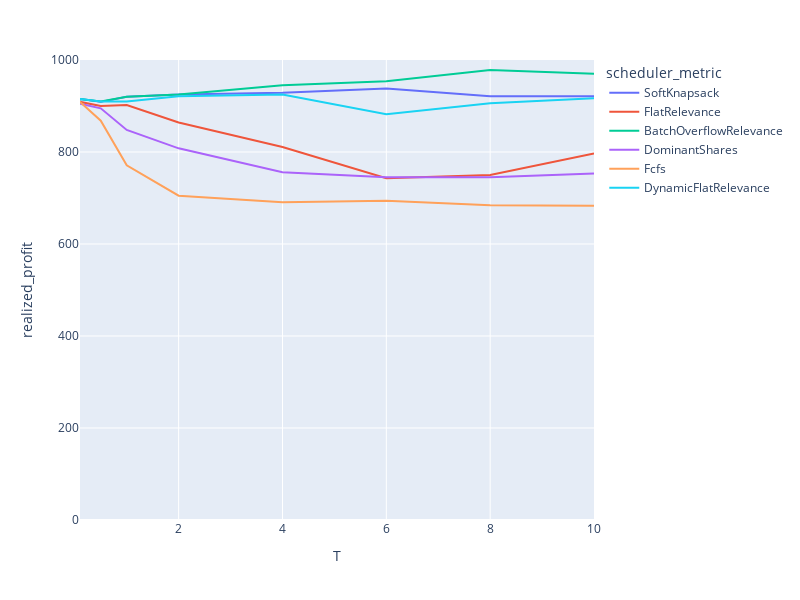

This figure's notebook cell:
### Code cell
# Gradual unlocking
# Old version
rdf = load_ray_experiment(Path("/home/pierre/privacypacking/logs/ray/run_and_report_2021-12-09_18-51-49"))
# Running on C2 at 22:41

# Initial blocks, profits and 500 mean tasks
# rdf = load_ray_experiment(Path("/home/pierre/privacypacking/logs/ray/run_and_report_2021-12-10_03-39-52")) # incomplete
# rdf = load_ray_experiment(Path("/home/pierre/privacypacking/logs/ray/run_and_report_2021-12-10_13-47-44"))
# Just not so great in the end. What is the point of unlocking in this case?
px.line(
    rdf.sort_values("T"),
    x="T",
    y="realized_profit",
    color="scheduler_metric",
    # log_x=True,
    width=800,
    height=600,
    range_x=[0.1, 10],
    range_y=[0,1_000],
    # range_y=[0,25_000],
    # title="Number of allocated tasks depending on the scheduling step size<br><sup>Online mixed curves, 20 blocks, no initial blocks, 100 tasks per block on average, lifetime = 5 blocks</sup>"
)

### Figure 1 — Plotly figure (JSON) as saved in the notebook; plotly's stock layout.template omitted (floating-point values rounded to 4 significant figures)
{"data": [{"hovertemplate": "scheduler_metric=SoftKnapsack<br>T=%{x}<br>realized_profit=%{y}<extra></extra>", "legendgroup": "SoftKnapsack", "line": {"color": "#636efa", "dash": "solid"}, "marker": {"symbol": "circle"}, "mode": "lines", "name": "SoftKnapsack", "orientation": "v", "showlegend": true, "type": "scatter", "x": [0.01, 0.1, 0.5, 1, 2, 4, 6, 8, 10], "xaxis": "x", "y": [910, 915, 909, 920, 925, 929, 938, 921, 921], "yaxis": "y"}, {"hovertemplate": "scheduler_metric=FlatRelevance<br>T=%{x}<br>realized_profit=%{y}<extra></extra>", "legendgroup": "FlatRelevance", "line": {"color": "#EF553B", "dash": "solid"}, "marker": {"symbol": "circle"}, "mode": "lines", "name": "FlatRelevance", "orientation": "v", "showlegend": true, "type": "scatter", "x": [0.01, 0.1, 0.5, 1, 2, 4, 6, 8, 10], "xaxis": "x", "y": [905, 909, 900, 902, 864, 811, 743, 750, 797], "yaxis": "y"}, {"hovertemplate": "scheduler_metric=BatchOverflowRelevance<br>T=%{x}<br>realized_profit=%{y}<extra></extra>", "legendgroup": "BatchOverflowRelevance", "line": {"color": "#00cc96", "dash": "solid"}, "marker": {"symbol": "circle"}, "mode": "lines", "name": "BatchOverflowRelevance", "orientation": "v", "showlegend": true, "type": "scatter", "x": [0.01, 0.1, 0.5, 1, 2, 4, 6, 8, 10], "xaxis": "x", "y": [910, 915, 910, 920, 925, 945, 954, 978, 970], "yaxis": "y"}, {"hovertemplate": "scheduler_metric=DominantShares<br>T=%{x}<br>realized_profit=%{y}<extra></extra>", "legendgroup": "DominantShares", "line": {"color": "#ab63fa", "dash": "solid"}, "marker": {"symbol": "circle"}, "mode": "lines", "name": "DominantShares", "orientation": "v", "showlegend": true, "type": "scatter", "x": [0.01, 0.1, 0.5, 1, 2, 4, 6, 8, 10], "xaxis": "x", "y": [905, 905, 895, 848, 808, 756, 745, 745, 753], "yaxis": "y"}, {"hovertemplate": "scheduler_metric=Fcfs<br>T=%{x}<br>realized_profit=%{y}<extra></extra>", "legendgroup": "Fcfs", "line": {"color": "#FFA15A", "dash": "solid"}, "marker": {"symbol": "circle"}, "mode": "lines", "name": "Fcfs", "orientation": "v", "showlegend": true, "type": "scatter", "x": [0.01, 0.1, 0.5, 1, 2, 4, 6, 8, 10], "xaxis": "x", "y": [912, 909, 868, 771, 705, 691, 694, 684, 683], "yaxis": "y"}, {"hovertemplate": "scheduler_metric=DynamicFlatRelevance<br>T=%{x}<br>realized_profit=%{y}<extra></extra>", "legendgroup": "DynamicFlatRelevance", "line": {"color": "#19d3f3", "dash": "solid"}, "marker": {"symbol": "circle"}, "mode": "lines", "name": "DynamicFlatRelevance", "orientation": "v", "showlegend": true, "type": "scatter", "x": [0.01, 0.1, 0.5, 1, 2, 4, 6, 8, 10], "xaxis": "x", "y": [910, 915, 910, 910, 921, 925, 882, 906, 917], "yaxis": "y"}], "layout": {"height": 600, "legend": {"title": {"text": "scheduler_metric"}, "tracegroupgap": 0}, "margin": {"t": 60}, "width": 800, "xaxis": {"anchor": "y", "domain": [0, 1], "range": [0.1, 10], "title": {"text": "T"}}, "yaxis": {"anchor": "x", "domain": [0, 1], "range": [0, 1000], "title": {"text": "realized_profit"}}}}
